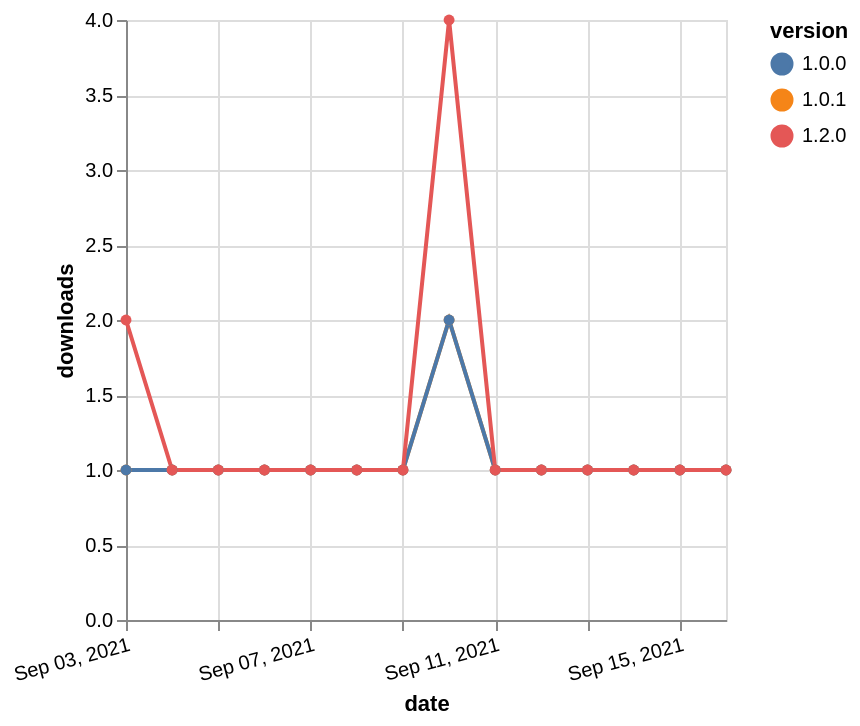

Specify this chart in Vega-Lite:
### Vega-Lite specification from a JSON file in a GitHub repository (floating-point values rounded to 4 significant figures)
{"$schema": "https://vega.github.io/schema/vega-lite/v5.json", "description": "A simple bar chart with embedded data.", "data": {"values": [{"date": "2021-09-03", "total": 137, "delta": 1, "version": "1.0.1"}, {"date": "2021-09-04", "total": 138, "delta": 1, "version": "1.0.1"}, {"date": "2021-09-05", "total": 139, "delta": 1, "version": "1.0.1"}, {"date": "2021-09-06", "total": 140, "delta": 1, "version": "1.0.1"}, {"date": "2021-09-07", "total": 141, "delta": 1, "version": "1.0.1"}, {"date": "2021-09-08", "total": 142, "delta": 1, "version": "1.0.1"}, {"date": "2021-09-09", "total": 143, "delta": 1, "version": "1.0.1"}, {"date": "2021-09-10", "total": 145, "delta": 2, "version": "1.0.1"}, {"date": "2021-09-11", "total": 146, "delta": 1, "version": "1.0.1"}, {"date": "2021-09-12", "total": 147, "delta": 1, "version": "1.0.1"}, {"date": "2021-09-13", "total": 148, "delta": 1, "version": "1.0.1"}, {"date": "2021-09-14", "total": 149, "delta": 1, "version": "1.0.1"}, {"date": "2021-09-15", "total": 150, "delta": 1, "version": "1.0.1"}, {"date": "2021-09-16", "total": 151, "delta": 1, "version": "1.0.1"}, {"date": "2021-09-03", "total": 155, "delta": 1, "version": "1.0.0"}, {"date": "2021-09-04", "total": 156, "delta": 1, "version": "1.0.0"}, {"date": "2021-09-05", "total": 157, "delta": 1, "version": "1.0.0"}, {"date": "2021-09-06", "total": 158, "delta": 1, "version": "1.0.0"}, {"date": "2021-09-07", "total": 159, "delta": 1, "version": "1.0.0"}, {"date": "2021-09-08", "total": 160, "delta": 1, "version": "1.0.0"}, {"date": "2021-09-09", "total": 161, "delta": 1, "version": "1.0.0"}, {"date": "2021-09-10", "total": 163, "delta": 2, "version": "1.0.0"}, {"date": "2021-09-11", "total": 164, "delta": 1, "version": "1.0.0"}, {"date": "2021-09-12", "total": 165, "delta": 1, "version": "1.0.0"}, {"date": "2021-09-13", "total": 166, "delta": 1, "version": "1.0.0"}, {"date": "2021-09-14", "total": 167, "delta": 1, "version": "1.0.0"}, {"date": "2021-09-15", "total": 168, "delta": 1, "version": "1.0.0"}, {"date": "2021-09-16", "total": 169, "delta": 1, "version": "1.0.0"}, {"date": "2021-09-03", "total": 123, "delta": 2, "version": "1.2.0"}, {"date": "2021-09-04", "total": 124, "delta": 1, "version": "1.2.0"}, {"date": "2021-09-05", "total": 125, "delta": 1, "version": "1.2.0"}, {"date": "2021-09-06", "total": 126, "delta": 1, "version": "1.2.0"}, {"date": "2021-09-07", "total": 127, "delta": 1, "version": "1.2.0"}, {"date": "2021-09-08", "total": 128, "delta": 1, "version": "1.2.0"}, {"date": "2021-09-09", "total": 129, "delta": 1, "version": "1.2.0"}, {"date": "2021-09-10", "total": 133, "delta": 4, "version": "1.2.0"}, {"date": "2021-09-11", "total": 134, "delta": 1, "version": "1.2.0"}, {"date": "2021-09-12", "total": 135, "delta": 1, "version": "1.2.0"}, {"date": "2021-09-13", "total": 136, "delta": 1, "version": "1.2.0"}, {"date": "2021-09-14", "total": 137, "delta": 1, "version": "1.2.0"}, {"date": "2021-09-15", "total": 138, "delta": 1, "version": "1.2.0"}, {"date": "2021-09-16", "total": 139, "delta": 1, "version": "1.2.0"}]}, "width": "container", "mark": {"type": "line", "point": {"filled": true}}, "encoding": {"x": {"field": "date", "type": "temporal", "timeUnit": "yearmonthdate", "title": "date", "axis": {"labelAngle": -15}}, "y": {"field": "delta", "type": "quantitative", "title": "downloads"}, "color": {"field": "version", "type": "nominal"}, "tooltip": {"field": "delta"}}}
